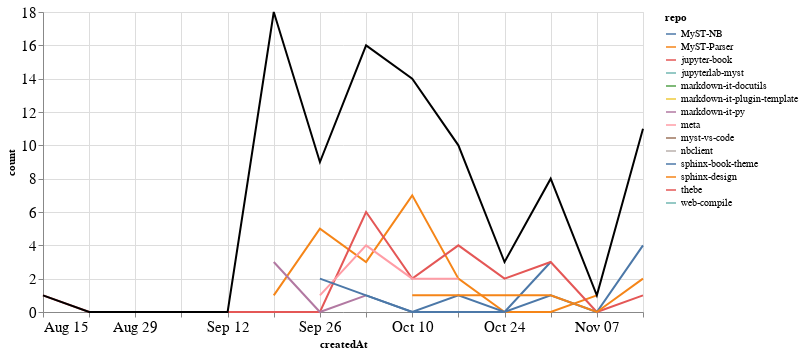

Here is the notebook cell this chart was saved with:
### Markdown cell above
### Comments

### Code cell
comments_time = comments.groupby('repo').resample('W', on='createdAt').count()['author'].reset_index()
comments_time = comments_time.rename(columns={'author': 'count'})
comments_time_total = comments_time.groupby('createdAt').agg({"count": "sum"}).reset_index()
ch1 = alt.Chart(comments_time, width=600).mark_line().encode(
    x='createdAt',
    y='count',
    color='repo',
    tooltip="repo"
)

ch2 = alt.Chart(comments_time_total, width=600).mark_line(color="black").encode(
    x='createdAt',
    y='count',
)

ch1 + ch2

### Figure 1 — Vega-Lite specification as saved in the notebook (floating-point values rounded to 4 significant figures)
{"config": {"axisLeft": {"labelFontSize": 15}, "axisBottom": {"labelFontSize": 15}}, "layer": [{"data": {"name": "data-1f4cf885fb2b7712d9b109dbe4c5de0d"}, "mark": "line", "encoding": {"color": {"type": "nominal", "field": "repo"}, "tooltip": {"type": "nominal", "field": "repo"}, "x": {"type": "temporal", "field": "createdAt"}, "y": {"type": "quantitative", "field": "count"}}, "width": 600}, {"data": {"name": "data-526dbedfac3038afe8a78706a49d52b3"}, "mark": {"type": "line", "color": "black"}, "encoding": {"x": {"type": "temporal", "field": "createdAt"}, "y": {"type": "quantitative", "field": "count"}}, "width": 600}], "$schema": "https://vega.github.io/schema/vega-lite/v4.8.1.json", "datasets": {"data-1f4cf885fb2b7712d9b109dbe4c5de0d": [{"repo": "MyST-NB", "createdAt": "2021-10-03T00:00:00", "count": 1}, {"repo": "MyST-NB", "createdAt": "2021-10-10T00:00:00", "count": 0}, {"repo": "MyST-NB", "createdAt": "2021-10-17T00:00:00", "count": 0}, {"repo": "MyST-NB", "createdAt": "2021-10-24T00:00:00", "count": 0}, {"repo": "MyST-NB", "createdAt": "2021-10-31T00:00:00", "count": 3}, {"repo": "MyST-Parser", "createdAt": "2021-09-19T00:00:00", "count": 1}, {"repo": "MyST-Parser", "createdAt": "2021-09-26T00:00:00", "count": 5}, {"repo": "MyST-Parser", "createdAt": "2021-10-03T00:00:00", "count": 3}, {"repo": "MyST-Parser", "createdAt": "2021-10-10T00:00:00", "count": 7}, {"repo": "MyST-Parser", "createdAt": "2021-10-17T00:00:00", "count": 2}, {"repo": "MyST-Parser", "createdAt": "2021-10-24T00:00:00", "count": 0}, {"repo": "MyST-Parser", "createdAt": "2021-10-31T00:00:00", "count": 0}, {"repo": "MyST-Parser", "createdAt": "2021-11-07T00:00:00", "count": 1}, {"repo": "jupyter-book", "createdAt": "2021-08-15T00:00:00", "count": 1}, {"repo": "jupyter-book", "createdAt": "2021-08-22T00:00:00", "count": 0}, {"repo": "jupyter-book", "createdAt": "2021-08-29T00:00:00", "count": 0}, {"repo": "jupyter-book", "createdAt": "2021-09-05T00:00:00", "count": 0}, {"repo": "jupyter-book", "createdAt": "2021-09-12T00:00:00", "count": 0}, {"repo": "jupyter-book", "createdAt": "2021-09-19T00:00:00", "count": 0}, {"repo": "jupyter-book", "createdAt": "2021-09-26T00:00:00", "count": 0}, {"repo": "jupyter-book", "createdAt": "2021-10-03T00:00:00", "count": 6}, {"repo": "jupyter-book", "createdAt": "2021-10-10T00:00:00", "count": 2}, {"repo": "jupyter-book", "createdAt": "2021-10-17T00:00:00", "count": 4}, {"repo": "jupyter-book", "createdAt": "2021-10-24T00:00:00", "count": 2}, {"repo": "jupyter-book", "createdAt": "2021-10-31T00:00:00", "count": 3}, {"repo": "jupyter-book", "createdAt": "2021-11-07T00:00:00", "count": 0}, {"repo": "jupyter-book", "createdAt": "2021-11-14T00:00:00", "count": 1}, {"repo": "jupyterlab-myst", "createdAt": "2021-09-19T00:00:00", "count": 7}, {"repo": "markdown-it-docutils", "createdAt": "2021-11-14T00:00:00", "count": 2}, {"repo": "markdown-it-plugin-template", "createdAt": "2021-11-14T00:00:00", "count": 1}, {"repo": "markdown-it-py", "createdAt": "2021-09-19T00:00:00", "count": 3}, {"repo": "markdown-it-py", "createdAt": "2021-09-26T00:00:00", "count": 0}, {"repo": "markdown-it-py", "createdAt": "2021-10-03T00:00:00", "count": 1}, {"repo": "meta", "createdAt": "2021-09-26T00:00:00", "count": 1}, {"repo": "meta", "createdAt": "2021-10-03T00:00:00", "count": 4}, {"repo": "meta", "createdAt": "2021-10-10T00:00:00", "count": 2}, {"repo": "meta", "createdAt": "2021-10-17T00:00:00", "count": 2}, {"repo": "myst-vs-code", "createdAt": "2021-11-14T00:00:00", "count": 1}, {"repo": "nbclient", "createdAt": "2021-09-19T00:00:00", "count": 7}, {"repo": "sphinx-book-theme", "createdAt": "2021-09-26T00:00:00", "count": 2}, {"repo": "sphinx-book-theme", "createdAt": "2021-10-03T00:00:00", "count": 1}, {"repo": "sphinx-book-theme", "createdAt": "2021-10-10T00:00:00", "count": 0}, {"repo": "sphinx-book-theme", "createdAt": "2021-10-17T00:00:00", "count": 1}, {"repo": "sphinx-book-theme", "createdAt": "2021-10-24T00:00:00", "count": 0}, {"repo": "sphinx-book-theme", "createdAt": "2021-10-31T00:00:00", "count": 1}, {"repo": "sphinx-book-theme", "createdAt": "2021-11-07T00:00:00", "count": 0}, {"repo": "sphinx-book-theme", "createdAt": "2021-11-14T00:00:00", "count": 4}, {"repo": "sphinx-design", "createdAt": "2021-10-10T00:00:00", "count": 1}, {"repo": "sphinx-design", "createdAt": "2021-10-17T00:00:00", "count": 1}, {"repo": "sphinx-design", "createdAt": "2021-10-24T00:00:00", "count": 1}, {"repo": "sphinx-design", "createdAt": "2021-10-31T00:00:00", "count": 1}, {"repo": "sphinx-design", "createdAt": "2021-11-07T00:00:00", "count": 0}, {"repo": "sphinx-design", "createdAt": "2021-11-14T00:00:00", "count": 2}, {"repo": "thebe", "createdAt": "2021-10-10T00:00:00", "count": 2}, {"repo": "web-compile", "createdAt": "2021-09-26T00:00:00", "count": 1}], "data-526dbedfac3038afe8a78706a49d52b3": [{"createdAt": "2021-08-15T00:00:00", "count": 1}, {"createdAt": "2021-08-22T00:00:00", "count": 0}, {"createdAt": "2021-08-29T00:00:00", "count": 0}, {"createdAt": "2021-09-05T00:00:00", "count": 0}, {"createdAt": "2021-09-12T00:00:00", "count": 0}, {"createdAt": "2021-09-19T00:00:00", "count": 18}, {"createdAt": "2021-09-26T00:00:00", "count": 9}, {"createdAt": "2021-10-03T00:00:00", "count": 16}, {"createdAt": "2021-10-10T00:00:00", "count": 14}, {"createdAt": "2021-10-17T00:00:00", "count": 10}, {"createdAt": "2021-10-24T00:00:00", "count": 3}, {"createdAt": "2021-10-31T00:00:00", "count": 8}, {"createdAt": "2021-11-07T00:00:00", "count": 1}, {"createdAt": "2021-11-14T00:00:00", "count": 11}]}}
